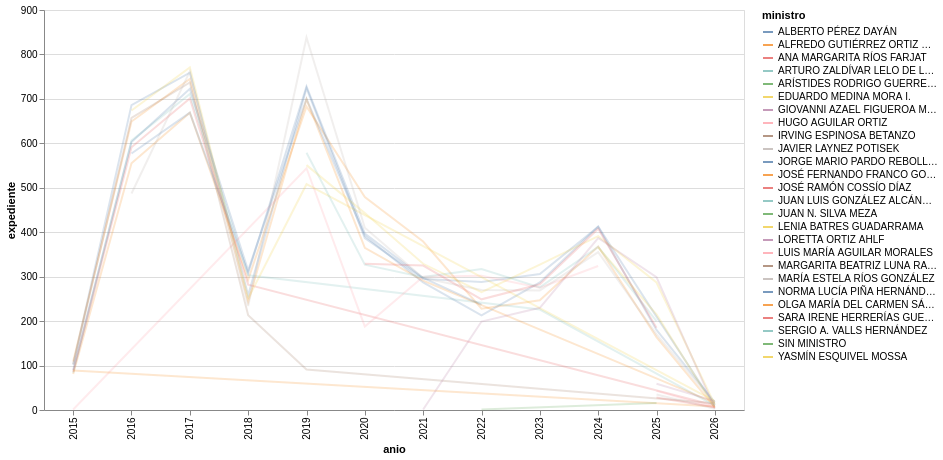

Notebook source saved alongside this figure:
### Code cell
highlight = alt.selection_point(fields=['ministro'], on='mouseover', empty=False)

chart = (
    alt.Chart(sentencias_ministro)
    .mark_line()
    .encode(
        x='anio:O',
        y='expediente:Q',
        color='ministro:N',
        opacity=alt.condition(highlight, alt.value(1), alt.value(0.2)),
        tooltip=['anio','ministro','expediente']
    )
    .add_params(highlight)
    .properties(width=700, height=400)
)

chart

### Figure 1 — Vega-Lite specification as saved in the notebook (floating-point values rounded to 4 significant figures; data arrays with more than 128 entries replaced by an {"elided": "..."} marker saying what was removed)
{"config": {"view": {"continuousWidth": 300, "continuousHeight": 300}}, "data": {"name": "data-ba53959996479b46fee2daf1983b0f74"}, "mark": {"type": "line"}, "encoding": {"color": {"field": "ministro", "type": "nominal"}, "opacity": {"condition": {"param": "param_60a7e85737852922", "value": 1, "empty": false}, "value": 0.2}, "tooltip": [{"field": "anio", "type": "nominal"}, {"field": "ministro", "type": "nominal"}, {"field": "expediente", "type": "quantitative"}], "x": {"field": "anio", "type": "ordinal"}, "y": {"field": "expediente", "type": "quantitative"}}, "height": 400, "params": [{"name": "param_60a7e85737852922", "select": {"type": "point", "fields": ["ministro"], "on": "mouseover"}}], "width": 700, "$schema": "https://vega.github.io/schema/vega-lite/v6.1.0.json", "datasets": {"data-ba53959996479b46fee2daf1983b0f74": {"elided": "137 records"}}}
